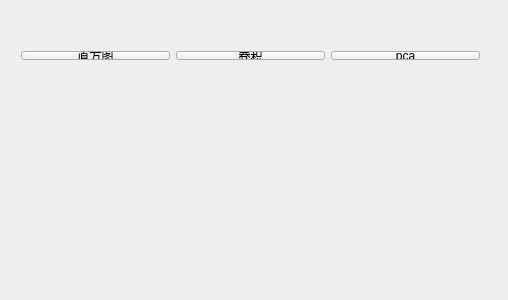
<?xml version="1.0" encoding="UTF-8"?>
<ui version="4.0">
 <class>Widget</class>
 <widget class="QWidget" name="Widget">
  <property name="geometry">
   <rect>
    <x>0</x>
    <y>0</y>
    <width>508</width>
    <height>300</height>
   </rect>
  </property>
  <property name="windowTitle">
   <string>Widget</string>
  </property>
  <widget class="QWidget" name="horizontalLayoutWidget">
   <property name="geometry">
    <rect>
     <x>10</x>
     <y>40</y>
     <width>481</width>
     <height>31</height>
    </rect>
   </property>
   <layout class="QHBoxLayout" name="horizontalLayouttop">
    <item>
     <widget class="QPushButton" name="pushButtonhist">
      <property name="text">
       <string>直方图</string>
      </property>
     </widget>
    </item>
    <item>
     <widget class="QPushButton" name="pushButtonconvolution">
      <property name="text">
       <string>卷积</string>
      </property>
     </widget>
    </item>
    <item>
     <widget class="QPushButton" name="pushButtonpca">
      <property name="text">
       <string>pca</string>
      </property>
     </widget>
    </item>
   </layout>
  </widget>
  <widget class="QWidget" name="horizontalLayoutWidget_2">
   <property name="geometry">
    <rect>
     <x>10</x>
     <y>79</y>
     <width>471</width>
     <height>211</height>
    </rect>
   </property>
   <layout class="QHBoxLayout" name="horizontalLayoutbottom">
    <item alignment="Qt::AlignLeft">
     <widget class="QWidget" name="widgetLeft" native="true"/>
    </item>
    <item alignment="Qt::AlignRight|Qt::AlignTop">
     <widget class="QWidget" name="widgetRight" native="true"/>
    </item>
   </layout>
  </widget>
 </widget>
 <layoutdefault spacing="6" margin="11"/>
 <resources/>
 <connections/>
</ui>
